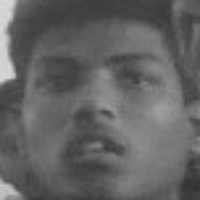
#> input picture data/user.1.10.jpg, 200 x 200 px, given in place of the camera
$ jupyter execute --allow-errors mini.ipynb   (text cells are left out)
#> lines starting #> are read from the running program, lines starting #| are printed output that depends on the picture; after the words box and inside, x2 and y2 are one past the last pixel; in counts of white or black regions, pixels touching at a corner belong together
[cell 1]
import cv2

def generate_dataset():
    print('hi')
    face_classifier = cv2.CascadeClassifier("haarcascade_frontalface_default.xml")
    def face_cropped(img):
        gray = cv2.cvtColor(img,cv2.COLOR_BGR2GRAY)
        faces = face_classifier.detectMultiScale(gray, 1.3, 5)
        # scaling factor = 1.3
        # minimum neighbor = 5

        if faces is ():
            return None
        for (x,y,w,h) in faces:
            cropped_face = img[y:y+h,x:x+w]
        return cropped_face

    cap = cv2.VideoCapture(0)
    id =2
    img_id = 0

    while True:
        ret, frame = cap.read()
#> frame is the input picture: shape (200, 200, 3); min 49, max 217, mean 99
        if face_cropped(frame) is not None:
#> in face_cropped, `faces = face_classifier.detectMultiScale(gray, 1.3, 5)`: faces = [[12, 12, 174, 174]]
#> the loop in face_cropped, `for (x,y,w,h) in faces:` made 1 pass
#> pass 1, in face_cropped, `cropped_face = img[y:y+h,x:x+w]`:
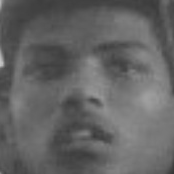
#> cropped_face: shape (174, 174, 3); min 53, max 197, mean 99.6
            img_id+=1
#> img_id = 1
            face = cv2.resize(face_cropped(frame), (200,200))
#> the loop in face_cropped (call 2), `for (x,y,w,h) in faces:` made 1 pass
            face = cv2.cvtColor(face, cv2.COLOR_BGR2GRAY)
#> face: shape (200, 200)
            file_name_path = "data/user."+str(id)+"."+str(img_id)+".jpg"
#> file_name_path = 'data/user.2.1.jpg'
            cv2.imwrite(file_name_path, face)
            cv2.putText(face, str(img_id), (50,50), cv2.FONT_HERSHEY_COMPLEX, 1, (0,255,0), 2)
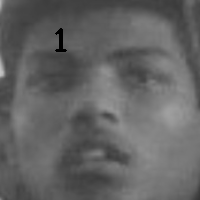
#> face: shape (200, 200); min 0, max 196, mean 99.2

            cv2.imshow("Cropped face", face)

        if cv2.waitKey(1)==13 or int(img_id)==200: #13 is the ASCII character of Enter
#> (key Esc is pressed here)
            break

    cap.release()
    cv2.destroyAllWindows()
    print("Collecting samples is completed....")
generate_dataset()

[cell 2]
import cv2

[cell 3]
print('hi ')

[cell 4]
import os
import cv2
from PIL import Image #pip install pillow
import numpy as np    # pip install numpy

def train_classifier(data_dir):
    path = [os.path.join(data_dir, f) for f in os.listdir(data_dir)]

    faces = []
    ids = []

    for image in path:
        img = Image.open(image).convert('L')
        imageNp = np.array(img, 'uint8')
        id = int(os.path.split(image)[1].split(".")[1])

        faces.append(imageNp)
        ids.append(id)

    ids = np.array(ids)

    # Train and save classifier
    clf = cv2.face.LBPHFaceRecognizer_create()
    clf.train(faces,ids)
    clf.write("classifier.xml")
    # print('completed')
train_classifier("data")

[cell 5]
import cv2
import numpy as np
from PIL import Image
import os

def draw_boundary(img, classifier, scaleFactor, minNeighbors, color, text, clf):
#> called with scaleFactor = 1.3, minNeighbors = 6, color = (255, 255, 255), text = 'Face'
    gray_img = cv2.cvtColor(img, cv2.COLOR_BGR2GRAY)
    features = classifier.detectMultiScale(gray_img, scaleFactor, minNeighbors)
#> features = [[12, 12, 174, 174]]

    for (x,y,w,h) in features:
        cv2.rectangle(img, (x,y), (x+w,y+h), color, 2 )

        id, pred = clf.predict(gray_img[y:y+h,x:x+w])
        confidence = int(100*(1-pred/300))

        if confidence>70:
            # print(img)
            if id==1:

                cv2.putText(img, "Ishwar", (x,y-5), cv2.FONT_HERSHEY_SIMPLEX, 0.8, color, 1, cv2.LINE_AA)
            if id==2:
                cv2.putText(img, "Rajasomeshwar", (x,y-5), cv2.FONT_HERSHEY_SIMPLEX, 0.8, color, 1, cv2.LINE_AA)
            if id==3:
                cv2.putText(img, "Rajasomeshwar", (x,y-5), cv2.FONT_HERSHEY_SIMPLEX, 0.8, color, 1, cv2.LINE_AA)
            if id==4:
                cv2.putText(img, "Srujan ", (x,y-5), cv2.FONT_HERSHEY_SIMPLEX, 0.8, color, 1, cv2.LINE_AA)
            if id==6:
                cv2.putText(img, "Swaraj ", (x,y-5), cv2.FONT_HERSHEY_SIMPLEX, 0.8, color, 1, cv2.LINE_AA)
        else:
            cv2.putText(img, "UNKNOWN", (x,y-5), cv2.FONT_HERSHEY_SIMPLEX, 0.8, (0,0,255), 1, cv2.LINE_AA)
#> this loop made 1 pass
#> (x, y, w, h, id, pred, confidence) on pass 1: (12, 12, 174, 174, 1, 31.58, 89)
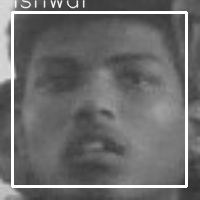
#> img: shape (200, 200, 3); 5.97% of pixels changed, all inside (x1, y1, x2, y2) = (11, 0, 188, 188)

    return img

# loading classifier
faceCascade = cv2.CascadeClassifier("haarcascade_frontalface_default.xml")

clf = cv2.face.LBPHFaceRecognizer_create()
clf.read("classifier.xml")

video_capture = cv2.VideoCapture(0)

while True:
    ret, img = video_capture.read()
    img = draw_boundary(img, faceCascade, 1.3, 6, (255,255,255), "Face", clf)
    cv2.imshow("face Detection", img)

    if cv2.waitKey(1)==13:
#> (key Esc is pressed here)
        break
video_capture.release()
cv2.destroyAllWindows()

[cell 6]
import cv2
import numpy as np
from PIL import Image
import pymysql

# [45 lines left out: function draw_boundary, not called in this run]

#> (the rest of this cell did not finish here and is left out)

[cell 7]
import cv2
import numpy as np
from PIL import Image
import pymysql

# [44 lines left out: function draw_boundary, not called in this run]

# Database connection
#> (the rest of this cell did not finish here and is left out)

[cell 8]
import cv2
import numpy as np
from PIL import Image
import pymysql

# [47 lines left out: function draw_boundary, not called in this run]

# Database connection
#> (the rest of this cell did not finish here and is left out)

[cell 9]
import cv2
import numpy as np
from PIL import Image
import pymysql
from datetime import datetime

# [50 lines left out: function draw_boundary, not called in this run]

# Database connection
#> (the rest of this cell did not finish here and is left out)

[cell 10]
import cv2
print(cv2.__version__)
#| 4.13.0
